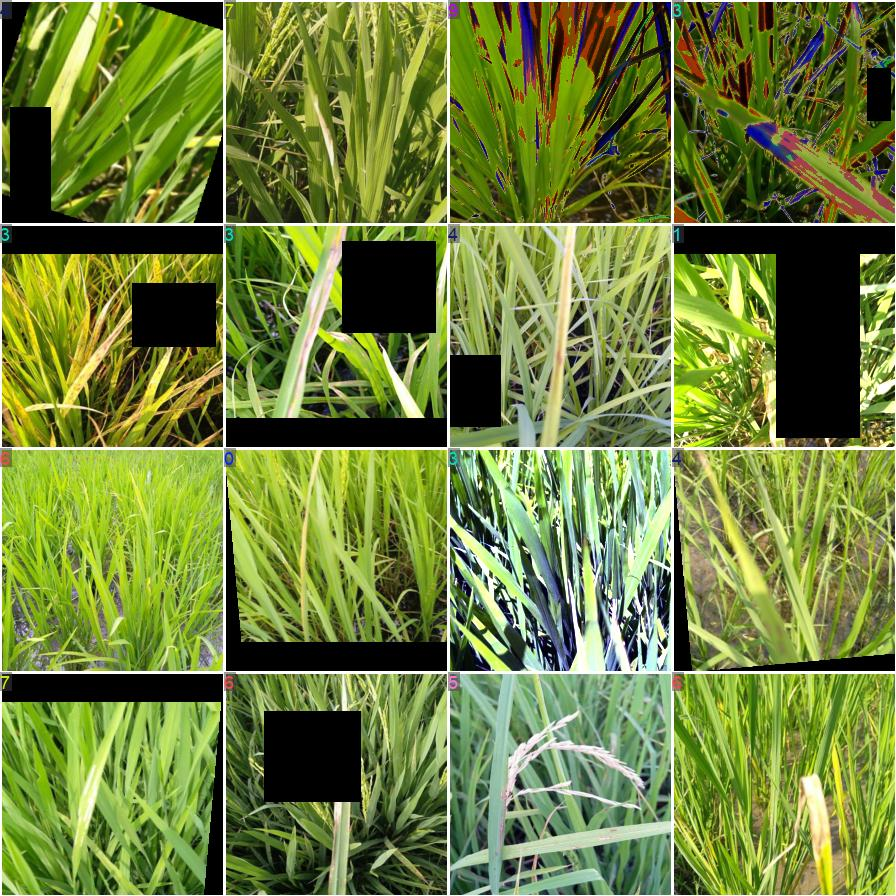
#> input picture server/ml_engine/runs/paddy_cls/train_batch1.jpg, 896 x 896 px
$ python validate_image.py runs/paddy_cls/train_batch1.jpg
#> lines starting #> are read from the running program, lines starting #| are printed output that depends on the picture; after the words box and inside, x2 and y2 are one past the last pixel; in counts of white or black regions, pixels touching at a corner belong together
import sys
import json
import os
import cv2
import numpy as np

def validate_crop_image(img_path):
    """
    Validates if an image appears to be a crop/plant (specifically paddy).
    Heuristics:
    1. Check for dominant Green color (Hue range in HSV).
    2. Check for some Edge complexity (not a blank or solid image).
    """
#> called with img_path = 'runs/paddy_cls/train_batch1.jpg'
    try:
        if not os.path.exists(img_path):
             return False, "File not found"

        img = cv2.imread(img_path)
#> img is the input picture: shape (896, 896, 3); mean B, G, R 60.2, 128.7, 110.7
        if img is None:
            return False, "Unable to read image file. Please upload a valid JPG or PNG."

        # Convert to HSV
        hsv = cv2.cvtColor(img, cv2.COLOR_BGR2HSV)
#> hsv: shape (896, 896, 3); mean H, S, V 41.3, 147.8, 131.3

        # Calculate Green Pixel Ratio
        # Green Hue range typically [35, 85]
        lower_green = np.array([30, 40, 40])
        upper_green = np.array([90, 255, 255])

        mask = cv2.inRange(hsv, lower_green, upper_green)
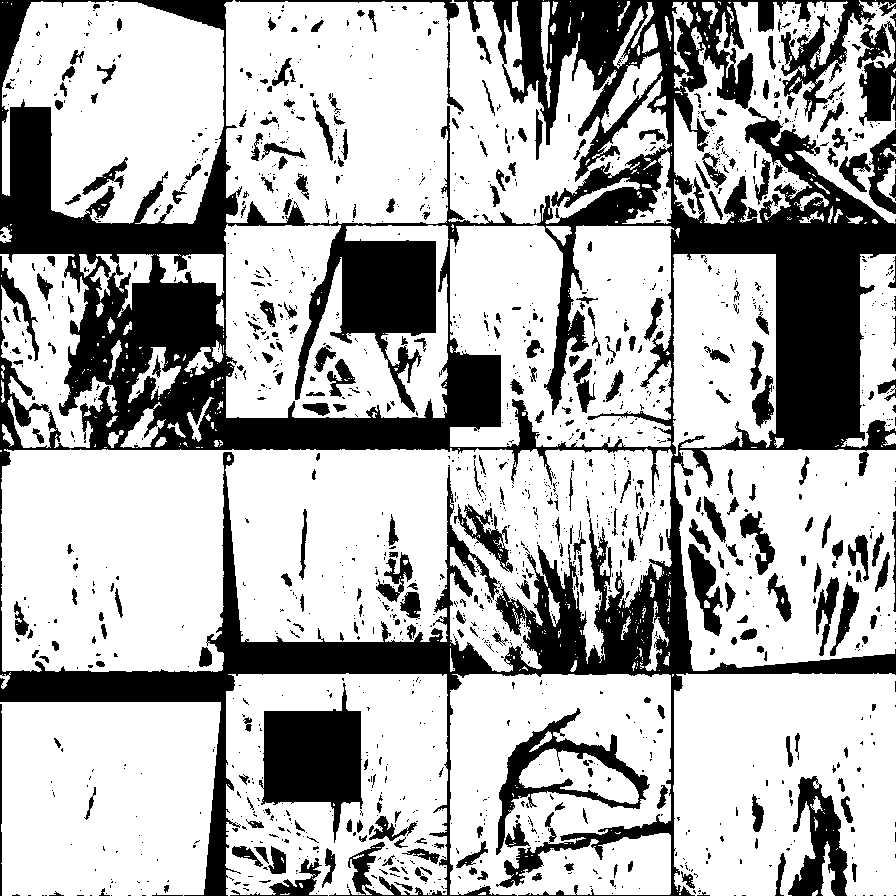
#> mask: shape (896, 896); 69.8% white; 1563 black regions (1211 under 20 px), largest, box (x1, y1, x2, y2) and area: (0, 0, 896, 896) 180301, (259, 683, 363, 843) 9241, (496, 708, 650, 855) 4300
        green_ratio = np.count_nonzero(mask) / (img.shape[0] * img.shape[1])
#> green_ratio = 0.698

        # Threshold: At least 15% of the image should be greenish for a close-up crop shot
        # or even 10% for wider shots.
        if green_ratio < 0.10:
             return False, f"Not enough greenery ({int(green_ratio*100)}%). This does not look like a paddy crop."

        return True, "✅ Valid paddy crop image detected"

    except Exception as e:
        return False, f"Validation error: {str(e)}"

if __name__ == "__main__":
    if len(sys.argv) < 2:
        print(json.dumps({"error": "No image path provided"}))
        sys.exit(1)

    img_path = sys.argv[1]
    is_valid, reason = validate_crop_image(img_path)

    result = {
        "is_valid": is_valid,
        "reason": reason
    }

    # Ensure JSON output is clean
    print(json.dumps(result))
